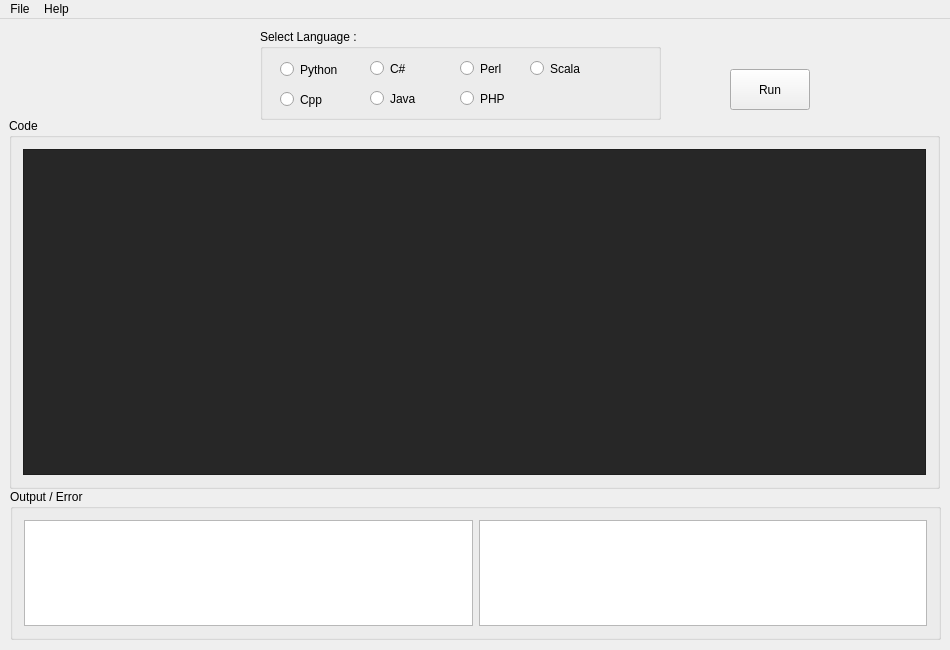
<?xml version="1.0" encoding="UTF-8"?>
<ui version="4.0">
 <class>MainWindow</class>
 <widget class="QMainWindow" name="MainWindow">
  <property name="geometry">
   <rect>
    <x>0</x>
    <y>0</y>
    <width>950</width>
    <height>650</height>
   </rect>
  </property>
  <property name="minimumSize">
   <size>
    <width>950</width>
    <height>650</height>
   </size>
  </property>
  <property name="maximumSize">
   <size>
    <width>950</width>
    <height>650</height>
   </size>
  </property>
  <property name="windowTitle">
   <string>Online Multi Compiler</string>
  </property>
  <property name="windowIcon">
   <iconset resource="file.qrc">
    <normaloff>:/fsharp256.png</normaloff>:/fsharp256.png</iconset>
  </property>
  <widget class="QWidget" name="centralWidget">
   <widget class="QGroupBox" name="groupBox">
    <property name="geometry">
     <rect>
      <x>9</x>
      <y>99</y>
      <width>931</width>
      <height>371</height>
     </rect>
    </property>
    <property name="title">
     <string>Code </string>
    </property>
    <layout class="QGridLayout" name="gridLayout">
     <item row="0" column="0">
      <widget class="QTextEdit" name="textEdit">
       <property name="styleSheet">
        <string notr="true">font: 11pt &quot;Vazir Code&quot;;
background-color: rgb(39, 39, 39);</string>
       </property>
      </widget>
     </item>
    </layout>
   </widget>
   <widget class="QPushButton" name="pushButton">
    <property name="geometry">
     <rect>
      <x>730</x>
      <y>50</y>
      <width>80</width>
      <height>41</height>
     </rect>
    </property>
    <property name="text">
     <string>Run</string>
    </property>
   </widget>
   <widget class="QGroupBox" name="groupBox_2">
    <property name="geometry">
     <rect>
      <x>260</x>
      <y>10</y>
      <width>401</width>
      <height>91</height>
     </rect>
    </property>
    <property name="title">
     <string>Select Language :</string>
    </property>
    <widget class="QRadioButton" name="radioButton">
     <property name="geometry">
      <rect>
       <x>20</x>
       <y>30</y>
       <width>100</width>
       <height>21</height>
      </rect>
     </property>
     <property name="text">
      <string>Python</string>
     </property>
    </widget>
    <widget class="QRadioButton" name="radioButton_2">
     <property name="geometry">
      <rect>
       <x>20</x>
       <y>60</y>
       <width>100</width>
       <height>21</height>
      </rect>
     </property>
     <property name="text">
      <string>Cpp</string>
     </property>
    </widget>
    <widget class="QRadioButton" name="radioButton_3">
     <property name="geometry">
      <rect>
       <x>110</x>
       <y>30</y>
       <width>97</width>
       <height>19</height>
      </rect>
     </property>
     <property name="text">
      <string>C#</string>
     </property>
    </widget>
    <widget class="QRadioButton" name="radioButton_4">
     <property name="geometry">
      <rect>
       <x>110</x>
       <y>60</y>
       <width>97</width>
       <height>19</height>
      </rect>
     </property>
     <property name="text">
      <string>Java</string>
     </property>
    </widget>
    <widget class="QRadioButton" name="radioButton_5">
     <property name="geometry">
      <rect>
       <x>200</x>
       <y>30</y>
       <width>97</width>
       <height>19</height>
      </rect>
     </property>
     <property name="text">
      <string>Perl</string>
     </property>
    </widget>
    <widget class="QRadioButton" name="radioButton_6">
     <property name="geometry">
      <rect>
       <x>200</x>
       <y>60</y>
       <width>97</width>
       <height>19</height>
      </rect>
     </property>
     <property name="text">
      <string>PHP</string>
     </property>
    </widget>
    <widget class="QRadioButton" name="radioButton_7">
     <property name="geometry">
      <rect>
       <x>270</x>
       <y>30</y>
       <width>97</width>
       <height>19</height>
      </rect>
     </property>
     <property name="text">
      <string>Scala</string>
     </property>
    </widget>
   </widget>
   <widget class="QGroupBox" name="groupBox_3">
    <property name="geometry">
     <rect>
      <x>10</x>
      <y>470</y>
      <width>931</width>
      <height>151</height>
     </rect>
    </property>
    <property name="title">
     <string>Output / Error</string>
    </property>
    <layout class="QGridLayout" name="gridLayout_2">
     <item row="0" column="0">
      <widget class="QTextEdit" name="textEdit_2"/>
     </item>
     <item row="0" column="1">
      <widget class="QTextEdit" name="textEdit_3"/>
     </item>
    </layout>
   </widget>
  </widget>
  <widget class="QMenuBar" name="menuBar">
   <property name="geometry">
    <rect>
     <x>0</x>
     <y>0</y>
     <width>950</width>
     <height>20</height>
    </rect>
   </property>
   <widget class="QMenu" name="menuFile">
    <property name="title">
     <string>File</string>
    </property>
    <addaction name="actionOpen_File_Source"/>
   </widget>
   <widget class="QMenu" name="menuHelp">
    <property name="title">
     <string>Help</string>
    </property>
    <addaction name="actionAbout"/>
   </widget>
   <addaction name="menuFile"/>
   <addaction name="menuHelp"/>
  </widget>
  <action name="actionOpen_File_Source">
   <property name="text">
    <string>Open File Source</string>
   </property>
  </action>
  <action name="actionAbout">
   <property name="text">
    <string>About</string>
   </property>
  </action>
 </widget>
 <layoutdefault spacing="6" margin="11"/>
 <resources>
  <include location="file.qrc"/>
 </resources>
 <connections/>
</ui>
